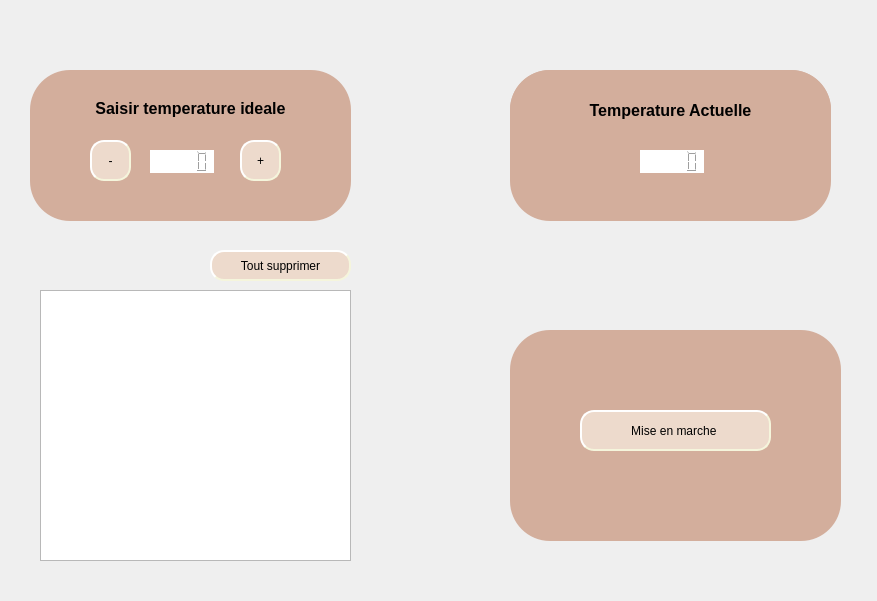
<?xml version="1.0" encoding="UTF-8"?>
<ui version="4.0">
 <class>Regulateur_temperature_salle</class>
 <widget class="QWidget" name="Regulateur_temperature_salle">
  <property name="geometry">
   <rect>
    <x>0</x>
    <y>0</y>
    <width>877</width>
    <height>601</height>
   </rect>
  </property>
  <property name="windowTitle">
   <string>Form</string>
  </property>
  <widget class="QWidget" name="gridWidget_11" native="true">
   <property name="geometry">
    <rect>
     <x>510</x>
     <y>70</y>
     <width>321</width>
     <height>151</height>
    </rect>
   </property>
   <property name="styleSheet">
    <string notr="true">background-color: rgb(211, 174, 156);
border-radius: 40px;</string>
   </property>
   <widget class="QLabel" name="label_38">
    <property name="geometry">
     <rect>
      <x>0</x>
      <y>0</y>
      <width>321</width>
      <height>81</height>
     </rect>
    </property>
    <property name="styleSheet">
     <string notr="true"/>
    </property>
    <property name="text">
     <string>&lt;html&gt;&lt;head/&gt;&lt;body&gt;&lt;p align=&quot;center&quot;&gt;&lt;span style=&quot; font-size:12pt; font-weight:600;&quot;&gt;Temperature Actuelle&lt;/span&gt;&lt;/p&gt;&lt;/body&gt;&lt;/html&gt;</string>
    </property>
   </widget>
   <widget class="QPushButton" name="supprimer_14">
    <property name="geometry">
     <rect>
      <x>140</x>
      <y>370</y>
      <width>101</width>
      <height>31</height>
     </rect>
    </property>
    <property name="styleSheet">
     <string notr="true">QPushButton
{
	background-color: rgb(237, 218, 204);
	color: rgb(0, 0, 0);
border-style: solid;
    border-radius: 6;
border-radius: 14px;

	border-style: outset;
    border-width: 2px;
    border-radius: 14px;
    border-color: beige;
  
 
    padding: 0px;
	
	
	
	font: 10pt &quot;Franklin Gothic Heavy&quot;;
}
QPushButton:hover
{
background-color: rgb(0, 143, 105);
	color: rgb(0, 0, 0);
}
QPushButton:pressed
{
background-color: rgb(0, 143, 105);
}</string>
    </property>
    <property name="text">
     <string>Supprimer</string>
    </property>
   </widget>
   <widget class="QLCDNumber" name="lcdNumber">
    <property name="geometry">
     <rect>
      <x>130</x>
      <y>80</y>
      <width>64</width>
      <height>23</height>
     </rect>
    </property>
    <property name="styleSheet">
     <string notr="true">background-color: rgb(255, 255, 255);</string>
    </property>
   </widget>
  </widget>
  <widget class="QWidget" name="gridWidget_10" native="true">
   <property name="geometry">
    <rect>
     <x>30</x>
     <y>70</y>
     <width>321</width>
     <height>151</height>
    </rect>
   </property>
   <property name="styleSheet">
    <string notr="true">background-color: rgb(211, 174, 156);
border-radius: 40px;</string>
   </property>
   <widget class="QLabel" name="label_35">
    <property name="geometry">
     <rect>
      <x>0</x>
      <y>20</y>
      <width>321</width>
      <height>81</height>
     </rect>
    </property>
    <property name="styleSheet">
     <string notr="true"/>
    </property>
    <property name="text">
     <string>&lt;html&gt;&lt;head/&gt;&lt;body&gt;&lt;p align=&quot;center&quot;&gt;&lt;span style=&quot; font-size:12pt; font-weight:600;&quot;&gt;Saisir temperature ideale&lt;/span&gt;&lt;/p&gt;&lt;p align=&quot;center&quot;&gt;&lt;span style=&quot; font-size:12pt; font-weight:600;&quot;&gt;&lt;br/&gt;&lt;/span&gt;&lt;/p&gt;&lt;/body&gt;&lt;/html&gt;</string>
    </property>
   </widget>
   <widget class="QPushButton" name="supprimer_9">
    <property name="geometry">
     <rect>
      <x>140</x>
      <y>370</y>
      <width>101</width>
      <height>31</height>
     </rect>
    </property>
    <property name="styleSheet">
     <string notr="true">QPushButton
{
	background-color: rgb(237, 218, 204);
	color: rgb(0, 0, 0);
border-style: solid;
    border-radius: 6;
border-radius: 14px;

	border-style: outset;
    border-width: 2px;
    border-radius: 14px;
    border-color: beige;
  
 
    padding: 0px;
	
	
	
	font: 10pt &quot;Franklin Gothic Heavy&quot;;
}
QPushButton:hover
{
background-color: rgb(0, 143, 105);
	color: rgb(0, 0, 0);
}
QPushButton:pressed
{
background-color: rgb(0, 143, 105);
}</string>
    </property>
    <property name="text">
     <string>Supprimer</string>
    </property>
   </widget>
   <widget class="QPushButton" name="plus">
    <property name="geometry">
     <rect>
      <x>210</x>
      <y>70</y>
      <width>41</width>
      <height>41</height>
     </rect>
    </property>
    <property name="styleSheet">
     <string notr="true">QPushButton

{
	background-color: rgb(237, 218, 204);
	color: rgb(0, 0, 0);
border-style: solid;
    border-radius: 6;
border-radius: 14px;

	border-style: outset;
    border-width: 2px;
    border-radius: 14px;
    border-color: beige;
  
 
    padding: 0px;
	
	
	
	font: 10pt &quot;Franklin Gothic Heavy&quot;;
}
QPushButton:hover
{
background-color: rgb(121, 99, 90);
	color: rgb(0, 0, 0);
}
QPushButton:pressed
{
background-color: rgb(121, 99, 90);
}</string>
    </property>
    <property name="text">
     <string>+</string>
    </property>
   </widget>
   <widget class="QPushButton" name="moins">
    <property name="geometry">
     <rect>
      <x>60</x>
      <y>70</y>
      <width>41</width>
      <height>41</height>
     </rect>
    </property>
    <property name="styleSheet">
     <string notr="true">QPushButton

{
	background-color: rgb(237, 218, 204);
	color: rgb(0, 0, 0);
border-style: solid;
    border-radius: 6;
border-radius: 14px;

	border-style: outset;
    border-width: 2px;
    border-radius: 14px;
    border-color: beige;
  
 
    padding: 0px;
	
	
	
	font: 10pt &quot;Franklin Gothic Heavy&quot;;
}
QPushButton:hover
{
background-color: rgb(121, 99, 90);
	color: rgb(0, 0, 0);
}
QPushButton:pressed
{
background-color: rgb(121, 99, 90);
}</string>
    </property>
    <property name="text">
     <string>-</string>
    </property>
   </widget>
   <widget class="QLCDNumber" name="lcdNumber_2">
    <property name="geometry">
     <rect>
      <x>120</x>
      <y>80</y>
      <width>64</width>
      <height>23</height>
     </rect>
    </property>
    <property name="styleSheet">
     <string notr="true">background-color: rgb(255, 255, 255);</string>
    </property>
   </widget>
  </widget>
  <widget class="QWidget" name="gridWidget_12" native="true">
   <property name="geometry">
    <rect>
     <x>510</x>
     <y>330</y>
     <width>331</width>
     <height>211</height>
    </rect>
   </property>
   <property name="styleSheet">
    <string notr="true">background-color: rgb(211, 174, 156);
border-radius: 40px;</string>
   </property>
   <widget class="QPushButton" name="supprimer_15">
    <property name="geometry">
     <rect>
      <x>140</x>
      <y>370</y>
      <width>101</width>
      <height>31</height>
     </rect>
    </property>
    <property name="styleSheet">
     <string notr="true">QPushButton
{
	background-color: rgb(237, 218, 204);
	color: rgb(0, 0, 0);
border-style: solid;
    border-radius: 6;
border-radius: 14px;

	border-style: outset;
    border-width: 2px;
    border-radius: 14px;
    border-color: beige;
  
 
    padding: 0px;
	
	
	
	font: 10pt &quot;Franklin Gothic Heavy&quot;;
}
QPushButton:hover
{
background-color: rgb(0, 143, 105);
	color: rgb(0, 0, 0);
}
QPushButton:pressed
{
background-color: rgb(0, 143, 105);
}</string>
    </property>
    <property name="text">
     <string>Supprimer</string>
    </property>
   </widget>
   <widget class="QPushButton" name="commencer">
    <property name="geometry">
     <rect>
      <x>70</x>
      <y>80</y>
      <width>191</width>
      <height>41</height>
     </rect>
    </property>
    <property name="styleSheet">
     <string notr="true">QPushButton
{
	background-color: rgb(237, 218, 204);
	color: rgb(0, 0, 0);
border-style: solid;
    border-radius: 6;
border-radius: 14px;

	border-style: outset;
    border-width: 2px;
    border-radius: 14px;
    border-color: beige;
  
 
    padding: 0px;
	
	
	
	font: 10pt &quot;Franklin Gothic Heavy&quot;;
}
QPushButton:hover
{
background-color: rgb(0, 143, 105);
	color: rgb(0, 0, 0);
}
QPushButton:pressed
{
background-color: rgb(0, 143, 105);
}</string>
    </property>
    <property name="text">
     <string>Mise en marche </string>
    </property>
   </widget>
  </widget>
  <widget class="QTableView" name="tableView_date">
   <property name="geometry">
    <rect>
     <x>40</x>
     <y>290</y>
     <width>311</width>
     <height>271</height>
    </rect>
   </property>
  </widget>
  <widget class="QPushButton" name="supprimer_date">
   <property name="geometry">
    <rect>
     <x>210</x>
     <y>250</y>
     <width>141</width>
     <height>31</height>
    </rect>
   </property>
   <property name="styleSheet">
    <string notr="true">QPushButton
{
	background-color: rgb(237, 218, 204);
	color: rgb(0, 0, 0);
border-style: solid;
    border-radius: 6;
border-radius: 14px;

	border-style: outset;
    border-width: 2px;
    border-radius: 14px;
    border-color: beige;
  
 
    padding: 0px;
	
	
	
	font: 10pt &quot;Franklin Gothic Heavy&quot;;
}
QPushButton:hover
{
background-color: rgb(0, 143, 105);
	color: rgb(0, 0, 0);
}
QPushButton:pressed
{
background-color: rgb(0, 143, 105);
}</string>
   </property>
   <property name="text">
    <string>Tout supprimer</string>
   </property>
  </widget>
 </widget>
 <resources/>
 <connections/>
</ui>
